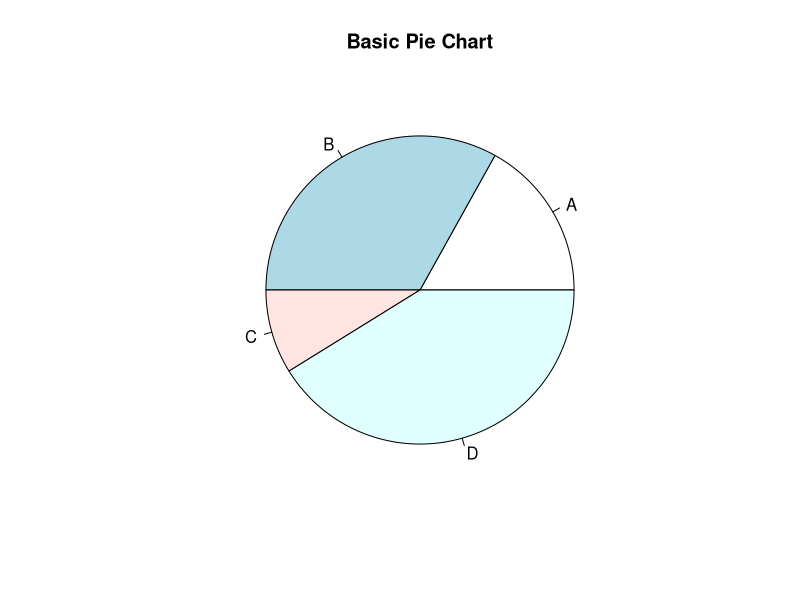
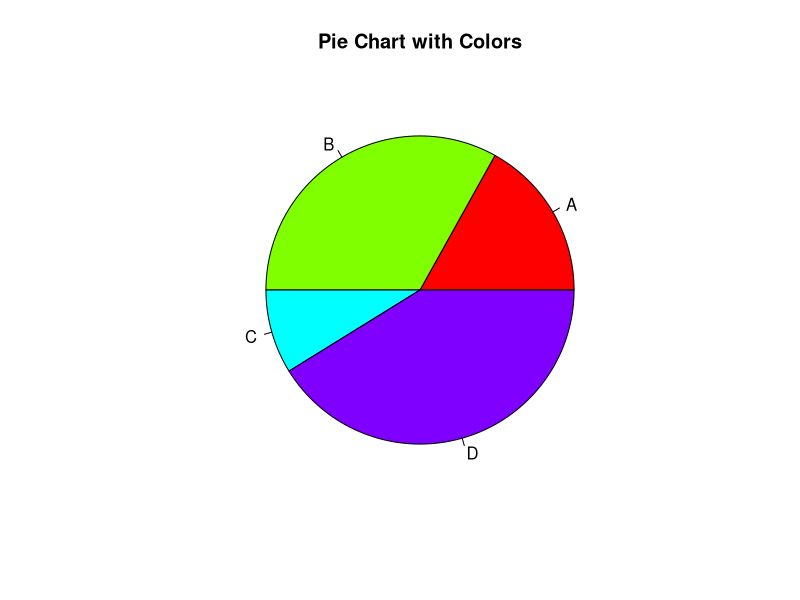
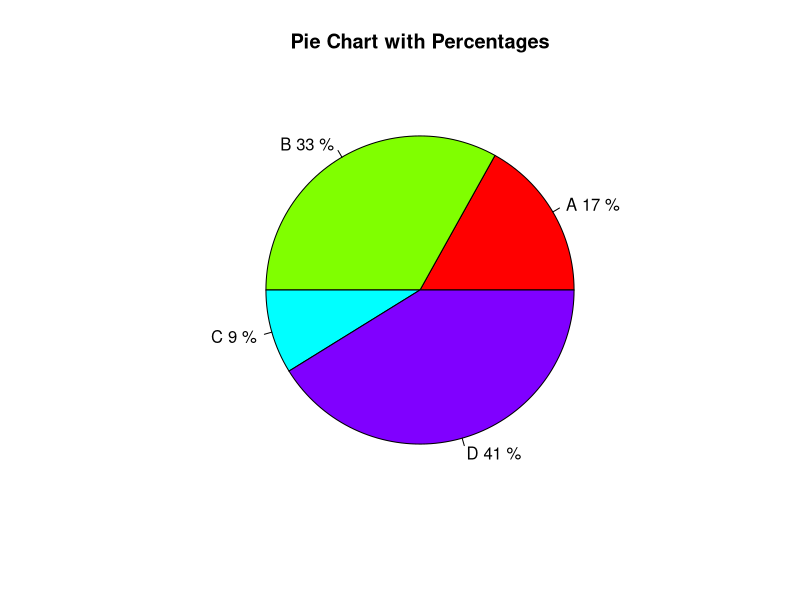
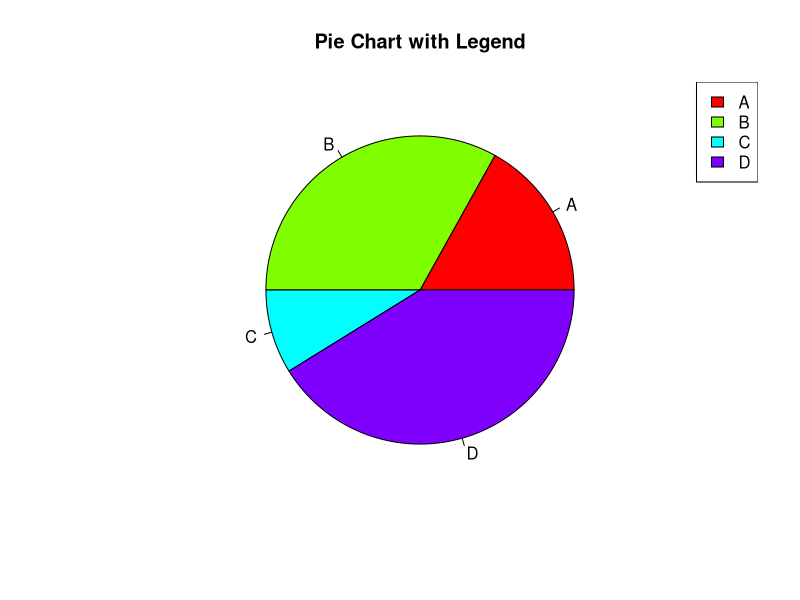
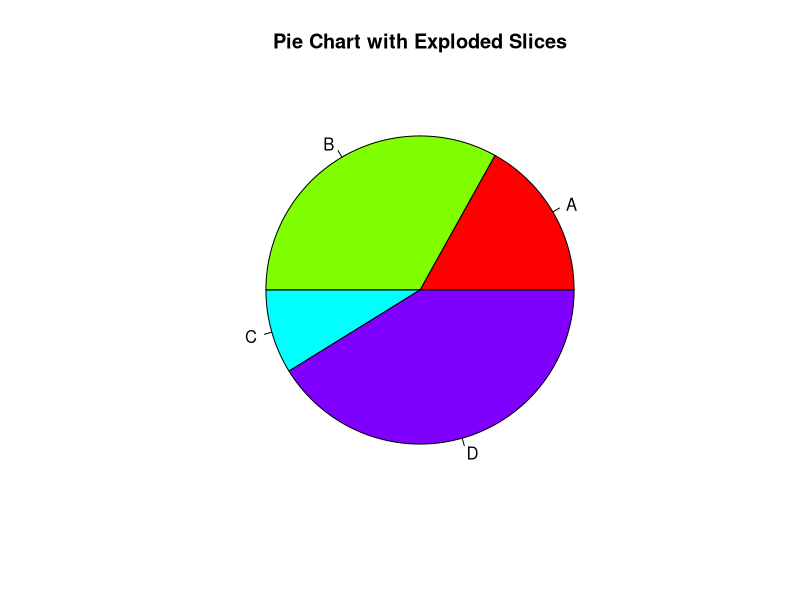
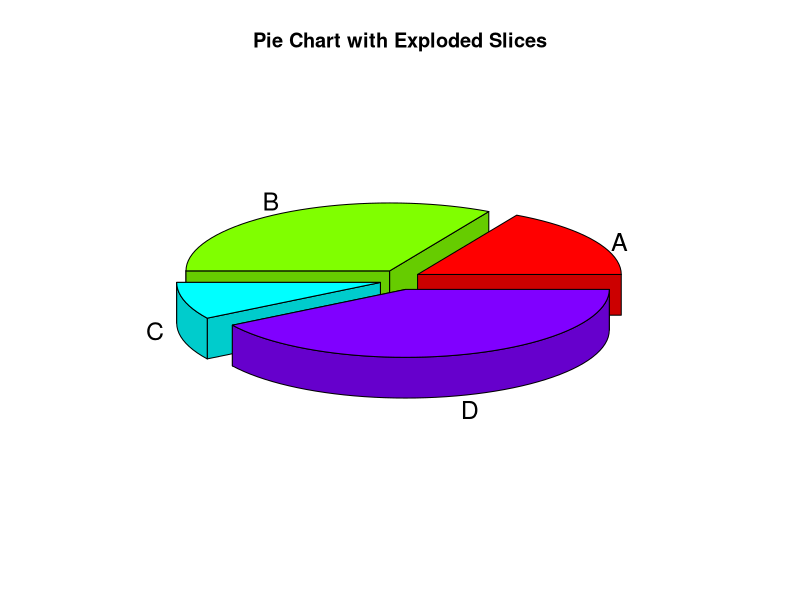
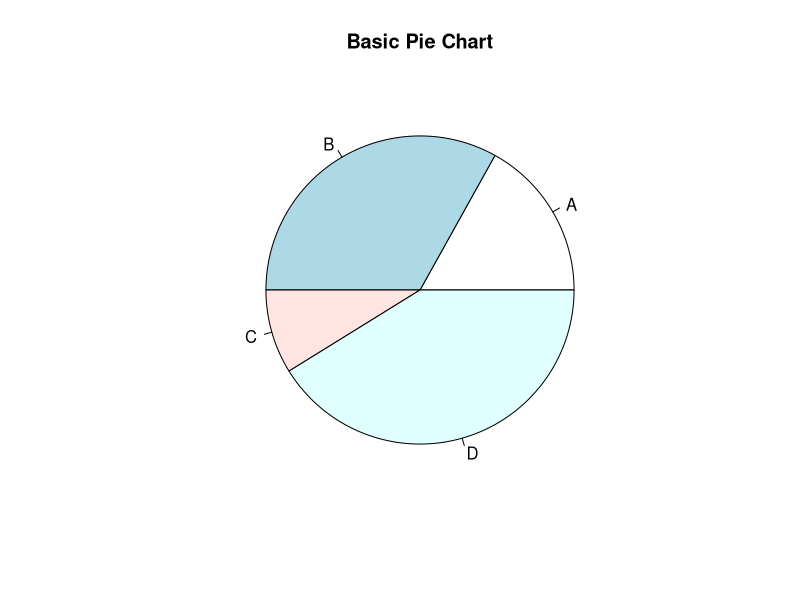
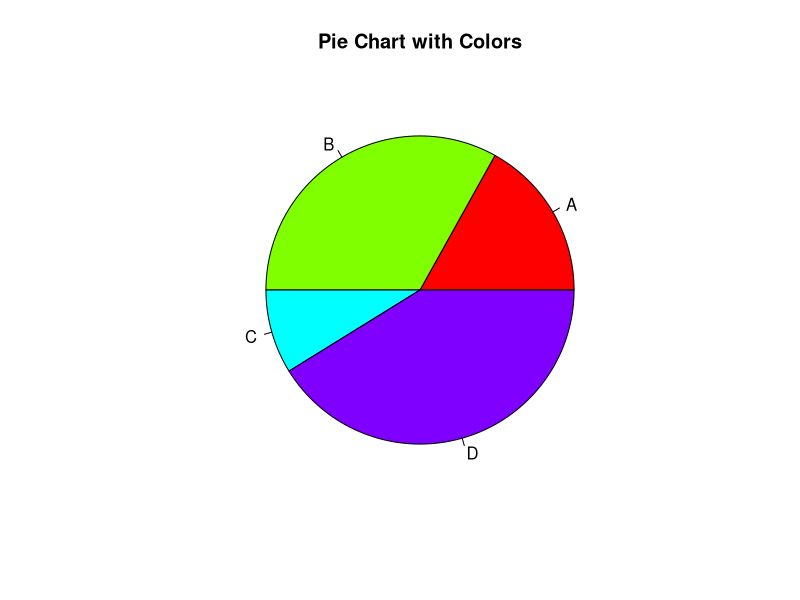

These charts were generated, in order, by the following R code:
## ---- chunk 1

# Creating sample data

categories <- c("A", "B", "C", "D")

counts <- c(23, 45, 12, 56)



# Creating a basic pie chart

pie(counts, labels = categories, main = "Basic Pie Chart")

## ---- chunk 2

# Creating a pie chart with colors

pie(counts, labels = categories, main = "Pie Chart with Colors", col = rainbow(length(categories)))

## ---- chunk 3

# Calculating percentages

percentages <- round(counts / sum(counts) * 100)

labels <- paste(categories, percentages, "%", sep = " ")



# Creating a pie chart with percentages

pie(counts, labels = labels, main = "Pie Chart with Percentages", col = rainbow(length(categories)))

## ---- chunk 4

# Creating a pie chart with legend

pie(counts, labels = categories, main = "Pie Chart with Legend", col = rainbow(length(categories)))

legend("topright", legend = categories, fill = rainbow(length(categories)))

## ---- chunk 5

# Creating a pie chart with exploded slices

pie(counts, labels = categories, main = "Pie Chart with Exploded Slices", col = rainbow(length(categories)), explode = 0.1)

## ---- chunk 6

# Set CRAN mirror
options(repos = c(CRAN = "https://cloud.r-project.org"))

# Check if plotrix is installed, if not, install it
if (!requireNamespace("plotrix", quietly = TRUE)) {
  install.packages("plotrix")
}

# Load plotrix library
library(plotrix)

# Creating sample data (make sure these are defined earlier in your document)
categories <- c("A", "B", "C", "D")
counts <- c(23, 45, 12, 56)

# Creating a pie chart with exploded slices using the plotrix package
pie3D(counts, labels = categories, main = "Pie Chart with Exploded Slices", 
      col = rainbow(length(categories)), explode = 0.1)

## ---- chunk 7

# Creating sample data

categories <- c("A", "B", "C", "D")

counts <- c(23, 45, 12, 56)



# Basic pie chart

pie(counts, labels = categories, main = "Basic Pie Chart")



# Pie chart with colors

pie(counts, labels = categories, main = "Pie Chart with Colors", col = rainbow(length(categories)))



# Pie chart with percentages

percentages <- round(counts / sum(counts) * 100)

labels <- paste(categories, percentages, "%", sep = " ")

pie(counts, labels = labels, main = "Pie Chart with Percentages", col = rainbow(length(categories)))



# Pie chart with legend

pie(counts, labels = categories, main = "Pie Chart with Legend", col = rainbow(length(categories)))

legend("topright", legend = categories, fill = rainbow(length(categories)))



# Pie chart with exploded slices using the plotrix package

# Install the 'plotrix' package if not already installed

install.packages("plotrix")

library(plotrix)

pie3D(counts, labels = categories, main = "Pie Chart with Exploded Slices", col = rainbow(length(categories)), explode = 0.1)

